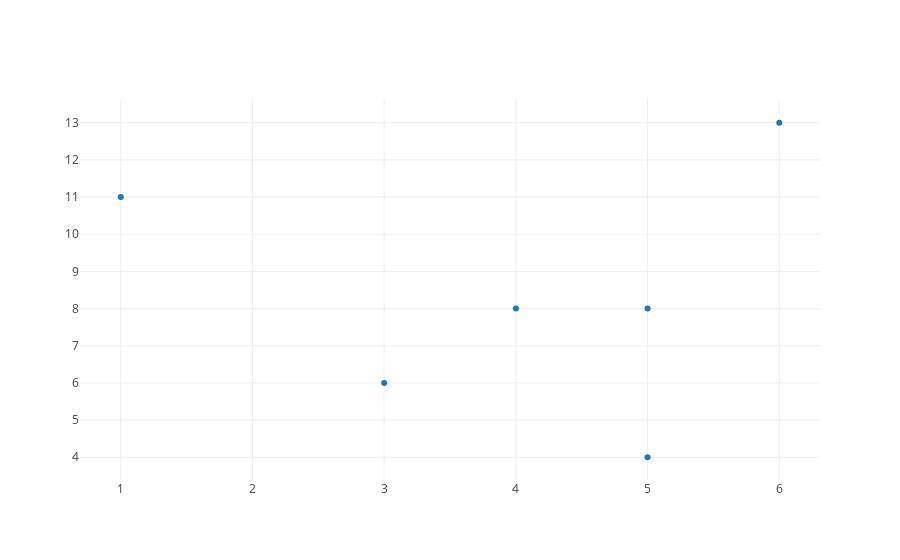

Notebook cell for this chart:
### Code cell
import plotly

plotly.offline.init_notebook_mode(connected=True)
trace0 = dict(x=list(map(lambda neighbor: neighbor['avenue'],neighbors)), 
              y=list(map(lambda neighbor: neighbor['street'],neighbors)),
              text=list(map(lambda neighbor: neighbor['name'],neighbors)),
              mode='markers')
plotly.offline.iplot(dict(data=[trace0], layout={'xaxis': {'dtick': 1}, 'yaxis': {'dtick': 1}}))

### Figure 1 — Plotly figure (JSON) as saved in the notebook; plotly's stock layout.template omitted (floating-point values rounded to 4 significant figures)
{"data": [{"mode": "markers", "text": ["Fred", "Suzie", "Bob", "Edgar", "Steven", "Natalie"], "type": "scatter", "uid": "4f215f50-d0ac-11e8-aec2-34159e1c7ef8", "x": [4, 1, 5, 6, 3, 5], "y": [8, 11, 8, 13, 6, 4]}], "layout": {"xaxis": {"dtick": 1}, "yaxis": {"dtick": 1}}}
